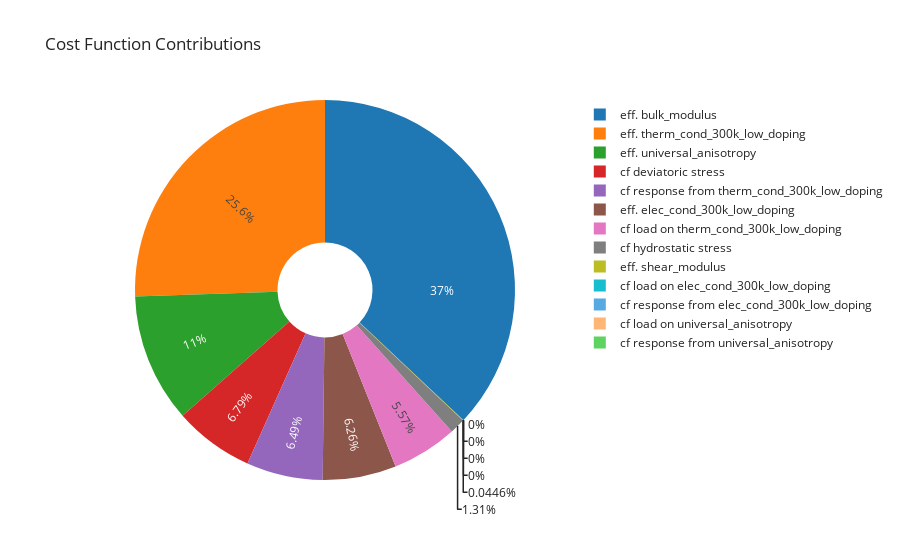

Notebook cell for this chart:
### Code cell
# Plot the contributions to the cost function for the best performer
from member import Member
best_design = Member(num_materials=HS.num_materials, 
                     num_properties=HS.num_properties,
                     values=HS.final_population.values[0], 
                     property_categories=HS.property_categories,
                     property_docs=HS.property_docs, 
                     desired_props=HS.desired_props, 
                     ga_params=HS.ga_params,
                     calc_guide=HS.calc_guide)
best_design.get_cost(plot_cost_func_contribs=True)

### Figure 1 — Plotly figure (JSON) as saved in the notebook; plotly's stock layout.template omitted (floating-point values rounded to 4 significant figures)
{"data": [{"hole": 0.25, "insidetextorientation": "radial", "labels": ["eff. elec_cond_300k_low_doping", "eff. therm_cond_300k_low_doping", "eff. bulk_modulus", "eff. shear_modulus", "eff. universal_anisotropy", "cf load on elec_cond_300k_low_doping", "cf response from elec_cond_300k_low_doping", "cf load on therm_cond_300k_low_doping", "cf response from therm_cond_300k_low_doping", "cf hydrostatic stress", "cf deviatoric stress", "cf load on universal_anisotropy", "cf response from universal_anisotropy"], "textinfo": "percent", "type": "pie", "values": [0.004647, 0.01898, 0.02748, 3.314e-05, 0.008142, 0, 0, 0.004139, 0.004823, 0.0009737, 0.005045, 0, 0, 0.004794, 0.004903, 0.001577, 0.002499, 0.003832, 0.002787, 0.002272, 0.002682, 9.67e-05, 0.0001431, 0, 0, 0.003739, 0.003593, 0.002068, 0.002431]}], "layout": {"showlegend": true, "title": {"text": "Cost Function Contributions"}}}
